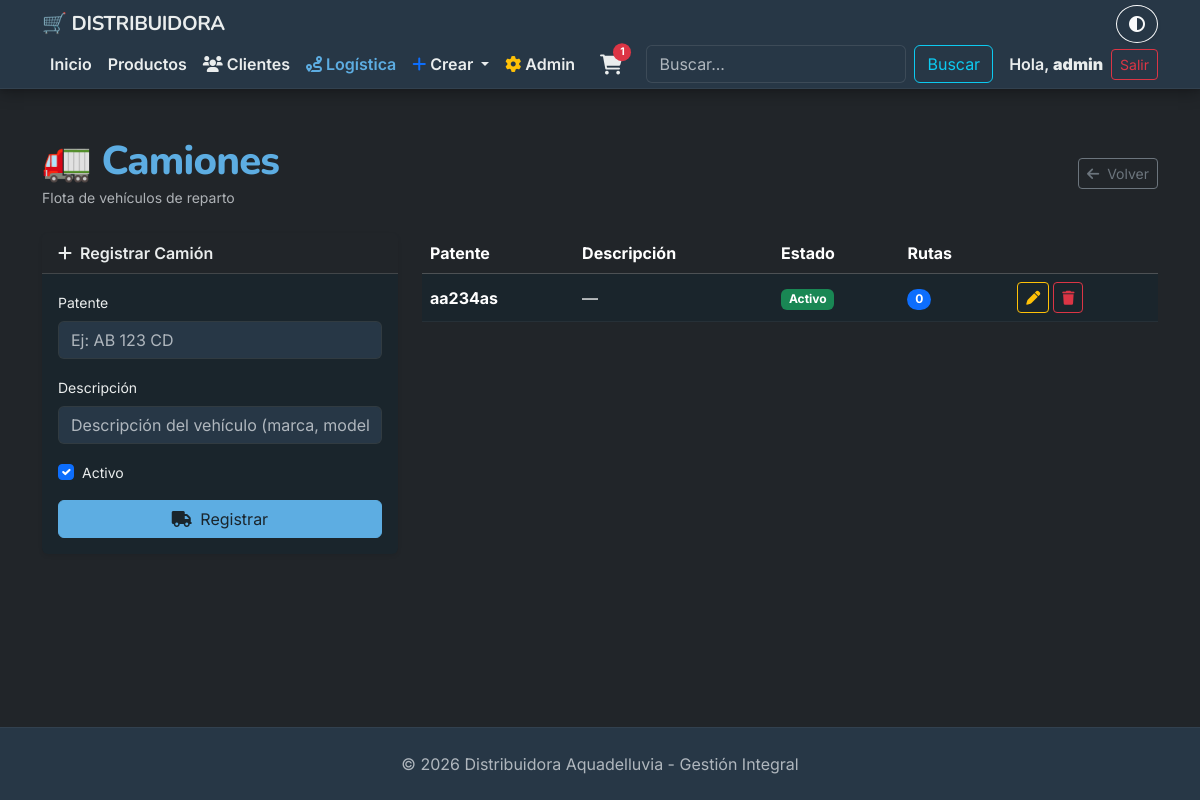
/logistica/camiones/ (signed in), run on the app's committed database.
### apps/autenticacion/models.py (models this page shows, shortened)
class Usuario(AbstractUser):
    imagen_perfil = models.ImageField(upload_to='perfiles/', null=True, blank=True,default='usuarios/default.jpg')
    email = models.EmailField(unique=True)
    celular1 = models.CharField(max_length=20, null=True, blank=True)
    celular2 = models.CharField(max_length=20, null=True, blank=True)

### apps/logistica/models.py (models this page shows, shortened)
class Camion(models.Model):
    patente     = models.CharField(max_length=10, primary_key=True)
    descripcion = models.CharField(max_length=200, blank=True)
    activo      = models.BooleanField(default=True)
    class Meta:
        verbose_name = 'Camión'
        verbose_name_plural = 'Camiones'

### apps/logistica/views.py (the view)
# urls.py: path('camiones/',                    views.listar_camiones,         name='listar_camiones'),
@login_required
def listar_camiones(request):
    if not es_admin_o_vendedor(request.user):
        messages.error(request, 'No tenés permiso para gestionar camiones.')
        return redirect('inicio')
    form = CamionForm()
    if request.method == 'POST':
        form = CamionForm(request.POST)
        if form.is_valid():
            camion = form.save()
            messages.success(request, f'Camión "{camion.patente}" registrado correctamente.')
            return redirect('apps.logistica:listar_camiones')
    camiones = Camion.objects.all()
    return render(request, 'logistica/listar_camiones.html', {'camiones': camiones, 'form': form})

### apps/logistica/forms.py
class CamionForm(forms.ModelForm):
    class Meta:
        model  = Camion
        fields = ['patente', 'descripcion', 'activo']
        widgets = {
            'patente': forms.TextInput(attrs={
                'class': 'form-control',
                'placeholder': 'Ej: AB 123 CD'
            }),
            'descripcion': forms.TextInput(attrs={
                'class': 'form-control',
                'placeholder': 'Descripción del vehículo (marca, modelo, color...)'
            }),
            'activo': forms.CheckboxInput(attrs={'class': 'form-check-input'}),
        }

### apps/autenticacion/templatetags/grupos.py (called while the page is built)
@register.filter(name='has_group')
def has_group(user, group_name):
    return user.groups.filter(name=group_name).exists()

### apps/carrito/context_processors.py (called while the page is built)
def carrito_total(request):
    total_items = 0
    if request.user.is_authenticated:
        carrito = Carrito.objects.filter(usuario=request.user).first()
        if carrito:
            total_items = carrito.total_items()
    return {'carrito_total_items': total_items}

### apps/carrito/models.py (called while the page is built)
    def total_items(self):
        return sum(item.cantidad for item in self.items.all())

### apps/logistica/views.py (called while the page is built)
def es_admin_o_vendedor(user):
    return user.is_superuser or user.groups.filter(name__in=['Vendedor']).exists()

### templates/logistica/listar_camiones.html (shortened to what this page needs)
{% extends 'base.html' %}
{% block content %}
<div class="d-flex justify-content-between align-items-center mb-4">
    <div>
        <h1 class="mb-0">🚛 Camiones</h1>
        <small class="text-muted">Flota de vehículos de reparto</small>
    </div>
    <a href="{% url 'apps.logistica:listar_rutas' %}" class="btn btn-outline-secondary btn-sm">
        <i class="fa-solid fa-arrow-left me-1"></i> Volver
    </a>
</div>
<div class="row g-4">
    <div class="col-md-4">
        <div class="card border-0 shadow-sm">
            <div class="card-header bg-body fw-semibold">
                <i class="fa-solid fa-plus me-1"></i> Registrar Camión
            </div>
            <div class="card-body">
                <form method="post">
                    <div class="mb-3">
                        <label class="form-label small">Patente</label>
                        {{ form.patente }}
                    </div>
                    <div class="mb-3">
                        <label class="form-label small">Descripción</label>
                        {{ form.descripcion }}
                    </div>
                    <div class="mb-3 form-check">
                        {{ form.activo }}
                        <label class="form-check-label small">Activo</label>
                    </div>
                    <button type="submit" class="btn btn-primary w-100">
                        <i class="fa-solid fa-truck me-1"></i> Registrar
                    </button>
                </form>
            </div>
        </div>
    </div>
    <div class="col-md-8">
        {% if camiones %}
        <div class="table-responsive">
            <table class="table table-hover align-middle">
                <thead class="table-dark">
                    <tr>
                        <th>Patente</th>
                        <th>Descripción</th>
                        <th>Estado</th>
                        <th>Rutas</th>
                        <th></th>
                    </tr>
                </thead>
                <tbody>
                    {% for camion in camiones %}
                    <tr>
                        <td><strong>{{ camion.patente }}</strong></td>
                        <td>{{ camion.descripcion|default:"—" }}</td>
                        <td>
                            {% if camion.activo %}
                                <span class="badge bg-success">Activo</span>
                            {% else %}
                                <span class="badge bg-secondary">Inactivo</span>
                            {% endif %}
                        </td>
                        <td>
                            <span class="badge bg-primary rounded-pill">{{ camion.rutas.count }}</span>
                        </td>
                        <td>
                            <div class="d-flex gap-1">
                                <a href="{% url 'apps.logistica:editar_camion' camion.patente %}"
                                   class="btn btn-sm btn-outline-warning">
                                    <i class="fa-solid fa-pen"></i>
                                </a>
                                <a href="{% url 'apps.logistica:eliminar_camion' camion.patente %}"
                                   class="btn btn-sm btn-outline-danger">
                                    <i class="fa-solid fa-trash"></i>
                                </a>
                            </div>
                        </td>
                    </tr>
                    {% endfor %}
                </tbody>
            </table>
        </div>
        {% else %}
        <div class="text-center py-5 text-muted">
            <i class="fa-solid fa-truck fa-3x mb-3 opacity-25"></i>
            <p>No hay camiones registrados.</p>
        </div>
        {% endif %}
    </div>
</div>
{% endblock %}

### templates/base.html (shortened to what this page needs)
{% load grupos %}
{% load static %}
<!DOCTYPE html>
<html lang="es" data-bs-theme="dark">
<head>
    <link href="https://cdn.jsdelivr.net/npm/bootstrap@5.3.8/dist/css/bootstrap.min.css" rel="stylesheet">
    <link rel="stylesheet" href="{% static 'style/aquadelluvia.css' %}?v=6">
    <link rel="stylesheet" href="{% static 'style/productos.css' %}?v=6">
    <link rel="stylesheet" href="https://cdnjs.cloudflare.com/ajax/libs/font-awesome/6.0.0/css/all.min.css">
</head>
<body class="d-flex flex-column min-vh-100 bg-body" >
    <header class="sticky-top shadow-sm">
        <nav class="navbar navbar-expand-lg py-1">
        <div class="container d-flex flex-wrap align-items-center justify-content-between">
            <a class="navbar-brand fw-bold" href="{% url 'inicio' %}">
                <span class="fw-bold">🛒 DISTRIBUIDORA</span>
            </a>
            <button id="toggle-theme"
                class="btn btn-outline-light rounded-circle shadow-sm order-2 ms-auto me-2 me-lg-0">
                <i class="fa-solid fa-circle-half-stroke"></i>
            </button>
            <div class="collapse navbar-collapse order-4 order-lg-3 w-100 w-lg-auto" id="navbarPF">
                <ul class="navbar-nav me-auto">
                    <li class="nav-item">
                        <a class="nav-link {% if request.resolver_match.view_name == 'inicio' %}active{% endif %}"
                        href="{% url 'inicio' %}">Inicio</a>
                    </li>
                    <li class="nav-item">
                        <a class="nav-link {% if request.resolver_match.view_name == 'apps.productos:listar_productos' %}active{% endif %}"
                        href="{% url 'apps.productos:listar_productos' %}">Productos</a>
                    </li>
                    {% if user.is_superuser or user|has_group:"Vendedor" %}
                    <li class="nav-item">
                        <a class="nav-link {% if 'clientes' in request.resolver_match.view_name %}active{% endif %}"
                           href="{% url 'apps.clientes:listar_clientes' %}">
                           <i class="fa-solid fa-users me-1"></i>Clientes
                        </a>
                    </li>
                    {% endif %}
                    {% if user.is_superuser or user|has_group:"Vendedor" or user|has_group:"Repartidor" %}
                    <li class="nav-item">
                        <a class="nav-link {% if 'logistica' in request.resolver_match.view_name %}active{% endif %}"
                           href="{% url 'apps.logistica:listar_rutas' %}">
                           <i class="fa-solid fa-route me-1"></i>Logística
                        </a>
                    </li>
                    {% endif %}
                    {% if user.is_superuser or user|has_group:"Vendedor" %}
                    <li class="nav-item dropdown">
                     <a class="nav-link dropdown-toggle" href="#" id="navbarDropdown" role="button" data-bs-toggle="dropdown" aria-expanded="false">
                      <i class="fa-solid fa-plus me-1 text-primary"></i>Crear
                      </a>
                    </li>
                    <li class="nav-item">
                        <a class="nav-link" href="{% url 'admin:index' %}" target="_blank">
                            <i class="fa-solid fa-gear me-1 text-warning"></i>Admin
                        </a>
                    </li>
                    {% endif %}
                </ul>
                <form class="d-flex mb-2 mb-lg-0 me-lg-3 order-5 order-lg-4" role="search" action="{% url 'apps.buscador:buscar_productos' %}" method="get">
                    <input class="form-control me-2" type="search" name="q" placeholder="Buscar..." aria-label="Buscar"
                        value="{{ query}}">
                    <button class="btn btn-outline-info" type="submit">Buscar</button>
                </form>
                <ul class="navbar-nav mb-2 mb-lg-0 me-3">
                    <li class="nav-item position-relative">
                        <a href="{% url 'apps.carrito:ver_carrito' %}" class="nav-link">
                            <div class="position-relative d-inline-block">
                                <i class="fas fa-shopping-cart fa-lg"></i>
                                {% if carrito_total_items > 0 %}
                                    <span class="position-absolute top-0 start-100 translate-middle badge rounded-pill bg-danger" style="font-size: 0.65rem;">
                                        {{ carrito_total_items }}
                                    </span>
                                {% endif %}
                            </div>
                        </a>
                    </li>
                </ul>
                <ul class="navbar-nav mb-2 mb-lg-0 order-6 order-lg-5">
                    {% if user.is_authenticated %}
                        <li class="nav-item d-flex align-items-center gap-2">
                            <a class="navbar-text text-decoration-none" href="{% url 'apps.clientes:mi_perfil' %}">
                                Hola, <strong>{{ user.username }}</strong>
                            </a>
                            <a class="btn btn-outline-danger btn-sm" href="{% url 'apps.autenticacion:cerrar_sesion' %}">Salir</a>
                        </li>
                    {% else %}
                        <li class="nav-item"><a class="nav-link" href="{% url 'apps.autenticacion:ingresar' %}">Ingresar</a></li>
                        <li class="nav-item"><a class="btn btn-primary btn-sm ms-lg-2 rounded-pill btn-glow" href="{% url 'apps.autenticacion:registrar' %}">Registrarse</a></li>
                    {% endif %}
                </ul>
            </div>
        </div>
    </nav>
    </header>
    <main class="container my-5">
        {% block content %}{% endblock %}
    </main>
    <footer class="footer mt-auto py-4 text-center border-top">
        <div class="container">
            <span class="text-muted">&copy; 2026 Distribuidora Aquadelluvia - Gestión Integral</span>
        </div>
    </footer>
</body>
</html>

### static/style/aquadelluvia.css (style rules this page uses)
:root, [data-bs-theme="light"] { --bg-main: #F4F7F6; --bg-surface: #FFFFFF; --color-primary: #6CB4EE; --color-secondary: #8BC34A; --color-accent: #F5B041; --text-main: #2C3E50; --text-muted: #7F8C8D; --font-body: 'Inter', sans-serif; --font-heading: 'Nunito', sans-serif; --bs-body-bg: var(--bg-main); --bs-body-color: var(--text-main); --bs-primary: var(--color-primary); --bs-secondary: var(--color-secondary); }
[data-bs-theme="dark"] { --bg-main: #1A252C; --bg-surface: #273746; --color-primary: #5DADE2; --color-secondary: #7CB342; --color-accent: #F39C12; --text-main: #EAEDED; --text-muted: #95A5A6; --bs-body-bg: var(--bg-main); --bs-body-color: var(--text-main); --bs-primary: var(--color-primary); --bs-secondary: var(--color-secondary); --bs-border-color: rgba(255, 255, 255, 0.05); }
body { background-color: var(--bs-body-bg); color: var(--bs-body-color); font-family: var(--font-body); transition: background-color 0.3s ease, color 0.3s ease; }
h1, h2, h3, h4, h5, h6, .navbar-brand { font-family: var(--font-heading); font-weight: 800; letter-spacing: -0.02em; }
h1 { font-size: 2.5rem; color: var(--color-primary); }
.btn { transition: all 0.3s ease; }
[data-bs-theme="dark"] .btn-primary { background-color: var(--color-primary); border-color: var(--color-primary); color: var(--bg-main); }
[data-bs-theme="dark"] .form-control, [data-bs-theme="dark"] .form-select { background-color: var(--bg-surface); border-color: rgba(255, 255, 255, 0.1); color: var(--text-main); }
.navbar { background-color: var(--bg-surface) !important; border-bottom: 1px solid var(--bs-border-color); }
.navbar .nav-link, .navbar .navbar-brand, .navbar .navbar-text { color: var(--text-main) !important; font-weight: 600; }
.navbar .nav-link:hover, .navbar .nav-link:focus, .navbar .nav-link.active { color: var(--color-primary) !important; }
[data-bs-theme="dark"] .navbar { box-shadow: 0 4px 15px rgba(0,0,0,0.3); }
.footer { background-color: var(--bg-surface) !important; border-top: 1px solid var(--bs-border-color) !important; }

### data on the page
Usuario: username "admin"
Camion: patente "aa234as", descripcion "—", activo "Activo", rutas.count "0"

### other printed values
{{ carrito_total_items }} "1"
